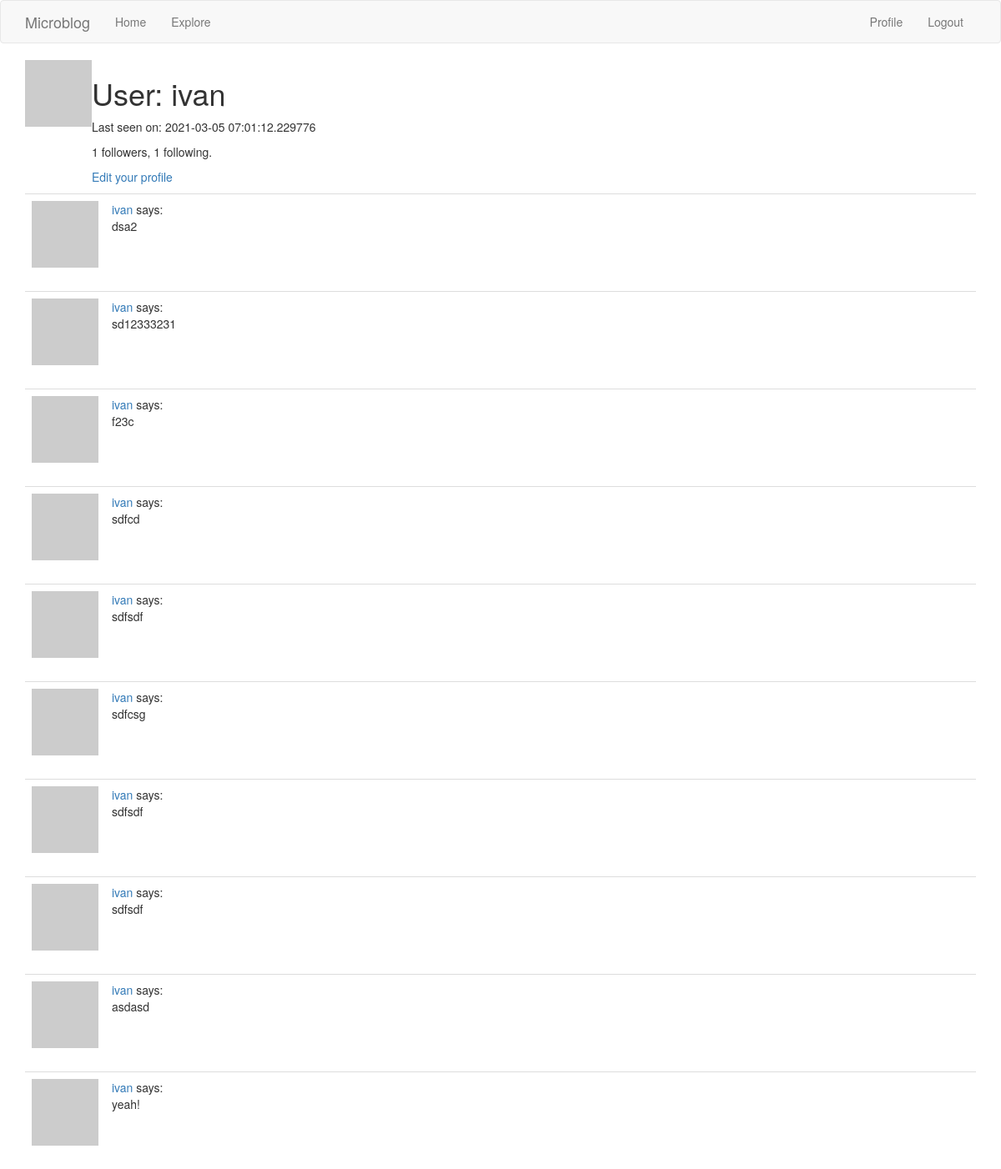
The page /user/ivan (signed in) on the database its author committed.
### app/models.py (models this page shows, shortened)
class User(UserMixin, db.Model):
    id = db.Column(db.Integer, primary_key=True)
    username = db.Column(db.String(64), index=True, unique=True)
    email = db.Column(db.String(120), index=True, unique=True)
    password_hash = db.Column(db.String(128))
    posts = db.relationship('Post', backref='author', lazy='dynamic')
    about_me = db.Column(db.String(140))
    last_seen = db.Column(db.DateTime, default=datetime.utcnow)
    followed = db.relationship(
        'User',
        secondary=followers,
        primaryjoin=(followers.c.follower_id == id),
        secondaryjoin=(followers.c.followed_id == id),
        backref=db.backref('followers', lazy='dynamic'),
        lazy='dynamic'
    )
    def avatar(self, size):
        lower_email = str(self.email).lower()
        digest = md5(lower_email.encode('utf-8')).hexdigest()
        return 'https://www.gravatar.com/avatar/{}?d=identicon&s={}'.format(digest, size)

class Post(db.Model):
    id = db.Column(db.Integer, primary_key=True)
    body = db.Column(db.String(140))
    timestamp = db.Column(db.DateTime, index=True, default=datetime.utcnow)
    user_id = db.Column(db.Integer, db.ForeignKey('user.id'))

### app/routes.py (the view)
@app.route('/user/<username>')
@login_required
def user(username):
    user = User.query.filter_by(username=username).first_or_404()
    page = request.args.get('page', 1, type=int)
    posts = user.posts.order_by(Post.timestamp.desc()).paginate(
        page, app.config['POSTS_PER_PAGE'], False)
    next_url = url_for('user', username=user.username, page=posts.next_num) \
        if posts.has_next else None
    prev_url = url_for('user', username=user.username, page=posts.prev_num) \
        if posts.has_prev else None
    form = EmptyForm()
    return render_template('user.jinja', user=user, posts=posts.items,
                           next_url=next_url, prev_url=prev_url, form=form)

### app/models.py (called while the page is built)
@login.user_loader
def load_user(user_id):
    return User.query.get(int(user_id))

### app/routes.py (called while the page is built)
@app.before_request
def before_request():
    if current_user.is_authenticated:
        current_user.last_seen = datetime.utcnow()
        db.session.commit()

### app/templates/user.jinja (shortened to what this page needs)
{% extends "base.jinja" %}
{% block app_content %}
    <table>
        <tr valign="top">
            <td><img src="{{ user.avatar(128) }}"></td>
            <td>
                <h1>User: {{ user.username }}</h1>
                {% if user.last_seen %}<p>Last seen on: {{ user.last_seen }}</p>{% endif %}
                <p>{{ user.followers.count() }} followers, {{ user.followed.count() }} following.</p>
                {% if user == current_user %}
                <p><a href="{{ url_for('edit_profile') }}">Edit your profile</a></p>
                {% endif %}
            </td>
        </tr>
    </table>
    {% for post in posts %}
        {% include '_post.jinja' %}
    {% endfor %}
{% endblock %}

### app/templates/_post.jinja
<table class="table table-hover">
    <tr>
        <td width="70px">
            <a href="{{ url_for('user', username=post.author.username) }}">
                <img src="{{ post.author.avatar(70) }}" />
            </a>
        </td>
        <td>
            <a href="{{ url_for('user', username=post.author.username) }}">
                {{ post.author.username }}
            </a>
            says:
            <br>
            {{ post.body }}
        </td>
    </tr>
</table>

### rows shown on the page
User: username "ivan", last_seen "2021-03-05 07:01:12.229776"
Post: author.username "ivan", body "dsa2"
Post: author.username "ivan", body "sd12333231"
Post: author.username "ivan", body "f23c"
Post: author.username "ivan", body "sdfcd"
Post: author.username "ivan", body "sdfsdf"
Post: author.username "ivan", body "sdfcsg"
Post: author.username "ivan", body "sdfsdf"
Post: author.username "ivan", body "sdfsdf"
Post: author.username "ivan", body "asdasd"
Post: author.username "ivan", body "yeah!"

### other values the page prints
{{ user.followers.count() }} "1"
{{ user.followed.count() }} "1"
